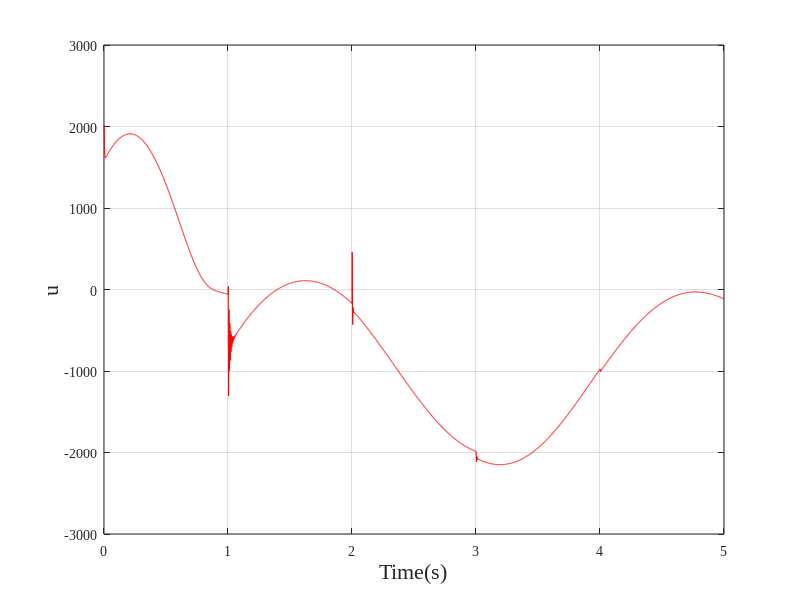

MATLAB code for this plot: (Note: this script raises an error after producing the figure.)
%%%%%%%%%%%%%%%%%%%%%%%%%%%%%%%%%%%%%%%%%%%%%%%%%%%%%%%%%%%%%%%%%%%%%%%%%%%
%Torque limited to [-2000, 2000]

% Parameter initialization
dt = 0.001;        % Simulation time step
t_end = 5;         % Simulation end time
t = 0:dt:t_end;    % Time vector

% Initial system state
x = [0; 0];        % Initial state [x1, x2]  (note: only 2 states are used here)
x_ref  = @(t) 10 + (t > 2) * 4*sin(t*pi);     % Reference position
dx_ref = @(t)      (t > 2) * 4*pi*cos(t*pi);  % Reference velocity

% Definitions of nonlinear dynamics and input gain
f = @(x, t) ((t <= 1) * (-2*x(1) - cos(t)*x(2)*x(2)*x(2)) + ...
            (t > 1)  * 2200*(cos(t)*cos(t)*x(1) + 2*sin(t)*cos(t))); % Nonlinear term f(x,t)
g = @(x) 1 + x(1);                                                % Input gain g(x)
U = @(x,t) 0.5*sin(t)*x(1) + 0.6*cos(t)*x(2);                     % Additional known term
integral_error = 0;

% Sliding-mode controller design parameters (if needed)

% Data storage
x_trajectory = zeros(2, length(t));   % State trajectory
control_input = zeros(1, length(t));  % Control input
s_trajectory = zeros(1, length(t));   % Sliding surface trajectory
previous_error = 10;

% ====== 2) Pre-generate random variables for each 1-second interval (uniform in [-1,1]) ======
N  = floor(t_end) + 2;    % Number of intervals (one extra to avoid out-of-bound indexing)
U1 = 2*rand(N,1) - 1;     % Random term for disturbance component
U2 = 2*rand(N,1) - 1;     % Random term for disturbance component
U3 = 2*rand(N,1) - 1;     % Random term for disturbance component

% ====== 3) Utility function: given t, return the random value of the current 1-second interval (piecewise constant) ======
stepRand = @(t,UT) UT(min(floor(t)+1, numel(UT)));

d4 = @(x,t) -100*sin(t)*cos(t) + 100*stepRand(t,U1)*x(2) + ...
            50*stepRand(t,U2)*x(1) + 20*stepRand(t,U3); % Persistent disturbance

% Main simulation loop
% PID controller parameters
Kp = 200;  % Proportional gain
Ki = 750;  % Integral gain
Kd = 50;   % Derivative gain

for k = 1:length(t)

    d = d4(x, t(k));  % Persistent disturbance

    error = x_ref(t(k)) - x(1);
    e  = x_ref(t(k)) - x(1);
    de = dx_ref(t(k)) - x(2);

    integral_error   = integral_error + error * dt;
    derivative_error = (error - previous_error) / dt;

    s = Kp * error/Kd + Ki * integral_error/Kd + derivative_error;
    u = (Kp * error + Ki * integral_error + Kd * derivative_error);

    previous_error = error;

    % System dynamics
    dx1 = x(2);
    dx2 = f(x, t(k)) + g(x) * u + d + U(x, t(k));

    % Update states using the Euler method
    x(1) = x(1) + dx1 * dt;
    x(2) = x(2) + dx2 * dt;

    % Store trajectories
    x_d(:, k) = x_ref(t(k));
    x_trajectory_PID(:, k) = x;
    XW_e_PID(k)  = e;
    XW_de_PID(k) = de - 2*sin(t(k));
    x_error_PID(:, k) = error;
    control_input_PID(:, k) = u;

end

% Plotting
figure;
plot(t, control_input_PID(1, :), 'r');
xlabel('Time(s)', 'FontSize', 16);
ylabel('u', 'FontSize', 16);
grid on;
set(gca, 'FontName', 'Times New Roman');
ax = gca;
ax.FontSize = 16;
hold on;

figure;
plot(t, x_error_PID(1, :), 'r');
xlabel('Time(s)', 'FontSize', 16);
ylabel('Error', 'FontSize', 16);
grid on;
set(gca, 'FontName', 'Times New Roman');
ax = gca;
ax.FontSize = 16;
hold on;

figure;
plot(t, x_trajectory_PID(1, :), 'r');
xlabel('Time(s)', 'FontSize', 16);
ylabel('Position', 'FontSize', 16);
grid on;
set(gca, 'FontName', 'Times New Roman');
ax = gca;
ax.FontSize = 16;
hold on;
